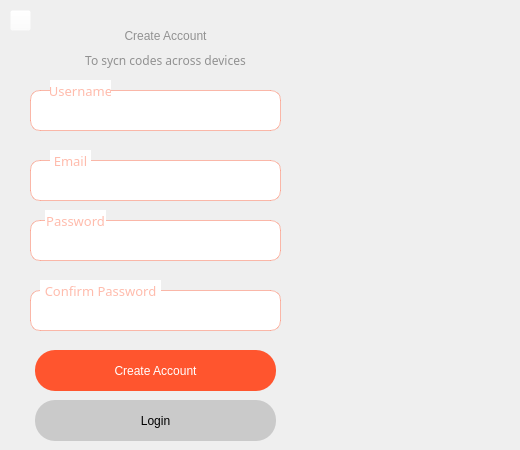
   <widget class="QWidget" name="create">
    <widget class="QLineEdit" name="usernamefield">
     <property name="geometry">
      <rect>
       <x>30</x>
       <y>90</y>
       <width>251</width>
       <height>41</height>
      </rect>
     </property>
     <property name="focusPolicy">
      <enum>Qt::ClickFocus</enum>
     </property>
     <property name="styleSheet">
      <string notr="true">border: 1px solid rgba(255, 85, 46, 100);
border-radius: 10px;
font: 81 9pt &quot;Urbanist SemiBold&quot;;</string>
     </property>
     <property name="alignment">
      <set>Qt::AlignCenter</set>
     </property>
    </widget>
    <widget class="QLineEdit" name="emailfield">
     <property name="geometry">
      <rect>
       <x>30</x>
       <y>160</y>
       <width>251</width>
       <height>41</height>
      </rect>
     </property>
     <property name="focusPolicy">
      <enum>Qt::ClickFocus</enum>
     </property>
     <property name="styleSheet">
      <string notr="true">border: 1px solid rgba(255, 85, 46, 100);
border-radius: 10px;
font: 81 9pt &quot;Urbanist SemiBold&quot;;</string>
     </property>
     <property name="echoMode">
      <enum>QLineEdit::Normal</enum>
     </property>
     <property name="alignment">
      <set>Qt::AlignCenter</set>
     </property>
    </widget>
    <widget class="QLabel" name="qr_state_8">
     <property name="geometry">
      <rect>
       <x>50</x>
       <y>150</y>
       <width>41</width>
       <height>21</height>
      </rect>
     </property>
     <property name="font">
      <font>
       <family>Urbanist ExtraBold</family>
       <pointsize>10</pointsize>
       <weight>10</weight>
       <italic>false</italic>
       <bold>false</bold>
      </font>
     </property>
     <property name="styleSheet">
      <string notr="true">font: 81 10pt &quot;Urbanist ExtraBold&quot;;
color:  rgba(255, 85, 46, 100);
background-color: rgb(255, 255, 255);</string>
     </property>
     <property name="text">
      <string>Email</string>
     </property>
     <property name="alignment">
      <set>Qt::AlignCenter</set>
     </property>
     <property name="wordWrap">
      <bool>true</bool>
     </property>
    </widget>
    <widget class="QLabel" name="qr_state_9">
     <property name="geometry">
      <rect>
       <x>50</x>
       <y>80</y>
       <width>61</width>
       <height>21</height>
      </rect>
     </property>
     <property name="font">
      <font>
       <family>Urbanist ExtraBold</family>
       <pointsize>10</pointsize>
       <weight>10</weight>
       <italic>false</italic>
       <bold>false</bold>
      </font>
     </property>
     <property name="styleSheet">
      <string notr="true">font: 81 10pt &quot;Urbanist ExtraBold&quot;;
color:  rgba(255, 85, 46, 100);
background-color: rgb(255, 255, 255);</string>
     </property>
     <property name="text">
      <string>Username</string>
     </property>
     <property name="alignment">
      <set>Qt::AlignCenter</set>
     </property>
     <property name="wordWrap">
      <bool>true</bool>
     </property>
    </widget>
    <widget class="QLabel" name="qr_state_10">
     <property name="geometry">
      <rect>
       <x>-90</x>
       <y>15</y>
       <width>511</width>
       <height>41</height>
      </rect>
     </property>
     <property name="styleSheet">
      <string notr="true">font: 81 15pt &quot;Urbanist ExtraBold&quot;;
color: rgba(0, 0, 0, 100);
background-color: rgba(255, 255, 255, 0);</string>
     </property>
     <property name="text">
      <string>Create Account</string>
     </property>
     <property name="alignment">
      <set>Qt::AlignCenter</set>
     </property>
     <property name="wordWrap">
      <bool>true</bool>
     </property>
    </widget>
    <widget class="QPushButton" name="createfinal">
     <property name="geometry">
      <rect>
       <x>35</x>
       <y>350</y>
       <width>241</width>
       <height>41</height>
      </rect>
     </property>
     <property name="styleSheet">
      <string notr="true">QPushButton{
background-color: rgb(255, 85, 46);
color: rgb(255, 255, 255);
border-radius: 20px;
font: 63 10pt &quot;Urbanist SemiBold&quot;;
}
QPushButton:hover{
background-color: rgba(255, 85, 46, 150);
}</string>
     </property>
     <property name="text">
      <string>Create Account</string>
     </property>
     <property name="iconSize">
      <size>
       <width>24</width>
       <height>24</height>
      </size>
     </property>
    </widget>
    <widget class="QLabel" name="qr_state_11">
     <property name="geometry">
      <rect>
       <x>-90</x>
       <y>50</y>
       <width>511</width>
       <height>21</height>
      </rect>
     </property>
     <property name="font">
      <font>
       <family>Urbanist ExtraBold</family>
       <pointsize>9</pointsize>
       <weight>10</weight>
       <italic>false</italic>
       <bold>false</bold>
      </font>
     </property>
     <property name="styleSheet">
      <string notr="true">font: 81 9pt &quot;Urbanist ExtraBold&quot;;
color: rgba(0, 0, 0, 100);
background-color: rgba(255, 255, 255, 0);</string>
     </property>
     <property name="text">
      <string>To sycn codes across devices</string>
     </property>
     <property name="alignment">
      <set>Qt::AlignCenter</set>
     </property>
     <property name="wordWrap">
      <bool>true</bool>
     </property>
    </widget>
    <widget class="QPushButton" name="backtous">
     <property name="geometry">
      <rect>
       <x>35</x>
       <y>400</y>
       <width>241</width>
       <height>41</height>
      </rect>
     </property>
     <property name="styleSheet">
      <string notr="true">QPushButton{
background-color:rgba(0, 0, 0, 40);
color: rgb(0, 0, 0);
border-radius: 20px;
font: 63 10pt &quot;Urbanist SemiBold&quot;;
}
QPushButton:hover{
background-color:rgba(0, 0, 0, 10);
}</string>
     </property>
     <property name="text">
      <string>Login</string>
     </property>
     <property name="iconSize">
      <size>
       <width>24</width>
       <height>24</height>
      </size>
     </property>
    </widget>
    <widget class="QLineEdit" name="confirm_da_password">
     <property name="geometry">
      <rect>
       <x>30</x>
       <y>290</y>
       <width>251</width>
       <height>41</height>
      </rect>
     </property>
     <property name="focusPolicy">
      <enum>Qt::ClickFocus</enum>
     </property>
     <property name="styleSheet">
      <string notr="true">border: 1px solid rgba(255, 85, 46, 100);
border-radius: 10px;
font: 81 9pt &quot;Urbanist SemiBold&quot;;</string>
     </property>
     <property name="echoMode">
      <enum>QLineEdit::Password</enum>
     </property>
     <property name="alignment">
      <set>Qt::AlignCenter</set>
     </property>
    </widget>
    <widget class="QLineEdit" name="passwordfield">
     <property name="geometry">
      <rect>
       <x>30</x>
       <y>220</y>
       <width>251</width>
       <height>41</height>
      </rect>
     </property>
     <property name="focusPolicy">
      <enum>Qt::ClickFocus</enum>
     </property>
     <property name="styleSheet">
      <string notr="true">border: 1px solid rgba(255, 85, 46, 100);
border-radius: 10px;
font: 81 9pt &quot;Urbanist SemiBold&quot;;</string>
     </property>
     <property name="alignment">
      <set>Qt::AlignCenter</set>
     </property>
    </widget>
    <widget class="QLabel" name="qr_state_12">
     <property name="geometry">
      <rect>
       <x>40</x>
       <y>280</y>
       <width>121</width>
       <height>21</height>
      </rect>
     </property>
     <property name="font">
      <font>
       <family>Urbanist ExtraBold</family>
       <pointsize>10</pointsize>
       <weight>10</weight>
       <italic>false</italic>
       <bold>false</bold>
      </font>
     </property>
     <property name="styleSheet">
      <string notr="true">font: 81 10pt &quot;Urbanist ExtraBold&quot;;
color:  rgba(255, 85, 46, 100);
background-color: rgb(255, 255, 255);</string>
     </property>
     <property name="text">
      <string>Confirm Password</string>
     </property>
     <property name="alignment">
      <set>Qt::AlignCenter</set>
     </property>
     <property name="wordWrap">
      <bool>true</bool>
     </property>
    </widget>
    <widget class="QLabel" name="qr_state_13">
     <property name="geometry">
      <rect>
       <x>45</x>
       <y>210</y>
       <width>61</width>
       <height>21</height>
      </rect>
     </property>
     <property name="font">
      <font>
       <family>Urbanist ExtraBold</family>
       <pointsize>10</pointsize>
       <weight>10</weight>
       <italic>false</italic>
       <bold>false</bold>
      </font>
     </property>
     <property name="styleSheet">
      <string notr="true">font: 81 10pt &quot;Urbanist ExtraBold&quot;;
color:  rgba(255, 85, 46, 100);
background-color: rgb(255, 255, 255);</string>
     </property>
     <property name="text">
      <string>Password</string>
     </property>
     <property name="alignment">
      <set>Qt::AlignCenter</set>
     </property>
     <property name="wordWrap">
      <bool>true</bool>
     </property>
    </widget>
    <widget class="QPushButton" name="adduser_4">
     <property name="geometry">
      <rect>
       <x>10</x>
       <y>10</y>
       <width>21</width>
       <height>21</height>
      </rect>
     </property>
     <property name="styleSheet">
      <string notr="true">background-color: rgba(255, 255, 255, 0);</string>
     </property>
     <property name="text">
      <string/>
     </property>
     <property name="icon">
      <iconset resource="framesui.qrc">
       <normaloff>:/assets/cancel.png</normaloff>:/assets/cancel.png</iconset>
     </property>
     <property name="iconSize">
      <size>
       <width>28</width>
       <height>28</height>
      </size>
     </property>
     <property name="checkable">
      <bool>false</bool>
     </property>
     <property name="checked">
      <bool>false</bool>
     </property>
    </widget>
   </widget>
